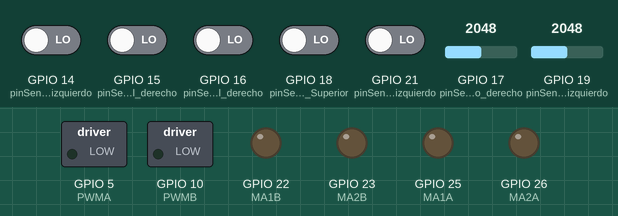
Simulated run of this sketch. Board: ESP32. On the bench: switched loads named in the sketch (green lamp = pin HIGH), output pins drawn as LEDs (lit = HIGH). The inputs (shaded band) are chosen by the test bench; at power-on: GPIO 14 (pinSensor_Lateral_izquierdo), GPIO 15 (pinSensor_Lateral_derecho), GPIO 16 (pinSensor_Frontal_derecho), GPIO 18 (pinSensor_Superior), GPIO 21 (pinSensor_Frontal_izquierdo) LOW, GPIO 17 (pinSensor_Piso_derecho) = 2048, GPIO 19 (pinSensor_Piso_izquierdo) = 2048. What the sketch prints to the serial monitor is not drawn.

Above: at 0.1 s.
At 2.16 s:
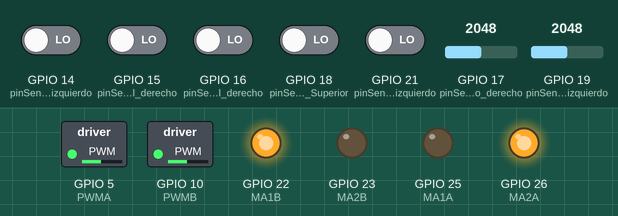
Timing chart, 0 to 3.8 s (numbered marks = the images above):
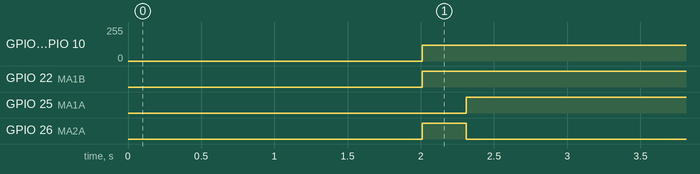

The sketch:

robot_sumo_arduino_backup.ino
```cpp
#include <Arduino.h>

// Declaraciones de funciones
void Detenerse();
void AtaqueEnemigo();
void MoverAdelante();
void Retroceder();
void MoverDerecha();
void MoverIzquierda();
void ProcesarEvento();
int LecturaAnalogicaSensoresPiso(int pinsensor, int numEjemplos);
void LecturaSensores_Piso();
void LecturaSensoresLaterales();
void LecturaSensoresFrontal();

//Sensores de distancia
const int pinSensor_Lateral_derecho = 15;
const int pinSensor_Lateral_izquierdo = 14;

const int pinSensor_Frontal_izquierdo = 21;
const int pinSensor_Frontal_derecho = 16;
const int pinSensor_Superior = 18;

// sensores de piso
const int pinSensor_Piso_derecho = 17;
const int pinSensor_Piso_izquierdo = 19;

//Motor A
const int MA1A = 25;  // Motor A IN1 - GPIO25
const int MA2A = 26;  // Motor A IN2 - GPIO26
const int PWMA = 5;   // PWM Motor A - GPIO5

//Motor B
const int MA1B = 22;  // Motor B IN1 - GPIO22
const int MA2B = 23;  // Motor B IN2 - GPIO23
const int PWMB = 10;  // PWM Motor B - GPIO10


//Variables de velocidad de acciones
const int Velocidad_movimiento_seguir = 160;
const int Velocidad_estandar = 180;
const int Velocidad_normal = 120;
const int Velocidad_maxima = 250;

//Deteccion de enemigos
bool enemigo_delante = false;
bool enemigo_derecha = false;
bool enemigo_izquierda = false;
bool enemigo_superior_izquierda = false;
bool enemigo_superior_derecha = false;

//Deteccion de piso
bool piso_derecho = false;
bool piso_izquierdo = false;

//variables de deteccion de borde del dojo
int Borde_blanco=60;
const int Rango_entre_encerado_y_apagado=20;

//variables para la lectura de sensores de piso
const int Ejemplos=2; // numero de lecturas
const unsigned long Tiempo_entre_ejemplos=10; // tiempo entre lecturas
unsigned long tiempo_ultima_muestra=0;// tiempo de la ultima muestra

//valriables para la dracion de los movimientos
const unsigned long Duracion_movimiento=200;
unsigned long tiempo_inicio_movimiento=0;

//vairbales para debug
int debug_sensor_lateral_derecho=0;
int debug_sensor_lateral_izquierdo=0;

//Eventos donde se realizara los movimientos de det-eccion de borde
bool evento_blanco_derecho = false;
bool evento_blanco_izquierdo = false;
bool evento_blanco_ambos = false;

//eventos de deteccion de enemigos
bool evento_enemigo_derecha = false;
bool evento_enemigo_izquierda = false;
bool evento_enemigo_frontal = false;
bool evento_enemigo_frontal_derecha = false;
bool evento_enemigo_frontal_izquierda = false;
bool prev_colision_derecha_lateral = false;
bool prev_colision_izquierda_lateral = false;
bool prev_colision_frontal_derecho = false;
bool prev_colision_frontal_izquierdo = false;
bool prev_colision_frontal_superior = false;
unsigned long tiempo_ultimo_evento_enemigo_lateral_derecha = 0;
unsigned long tiempo_ultimo_evento_enemigo_lateral_izquierda = 0;
unsigned long tiempo_ultimo_evento_enemigo_frontal_superior = 0;
unsigned long tiempo_ultimo_evento_enemigo_frontal_derecho = 0;
unsigned long tiempo_ultimo_evento_enemigo_frontal_izquierdo = 0;
const unsigned long Tiempo_entre_eventos_enemigos_lateral = 40;
const unsigned long Tiempo_entre_eventos_enemigos_frontal = 40;

//Duraccion de eventos de deteccion de enemigos
const unsigned long Duracion_evento_enemigo_frontal = 300;
const unsigned long Duracion_evento_enemigo_lateral = 200;

//Duracion de eventos de deteccion de borde
const unsigned long Duracion_evento_borde_un_sensor = 300;
const unsigned long Duracion_evento_borde_ambos_sensores = 100;

//Duracion actual de la accion
unsigned long Duracion_actual=0;

// Lectura analogica de sensores de piso
int LecturaAnalogicaSensoresPiso(int pinsensor, int numEjemplos)
{
    long suma=0;
    for(int i=0;i<numEjemplos;i++)
    {
        suma+=analogRead(pinsensor);
           delayMicroseconds(1);
    }
    return (int)(suma / numEjemplos);
}
void Detenerse() {
    // Detener completamente ambos motores
    digitalWrite(MA1A, LOW); digitalWrite(MA2A, LOW);  // Motor A parado
    digitalWrite(MA1B, LOW); digitalWrite(MA2B, LOW);  // Motor B parado
    ledcWrite(0, 0);    // Sin velocidad motor A (canal 0)
    ledcWrite(1, 0);    // Sin velocidad motor B (canal 1)
}

void AtaqueEnemigo() {
    // Avanzar con fuerza para empujar al enemigo
    digitalWrite(MA1A, HIGH); digitalWrite(MA2A, LOW); // Motor A adelante
    digitalWrite(MA1B, HIGH); digitalWrite(MA2B, LOW); // Motor B adelante
    ledcWrite(0, Velocidad_normal);  // Velocidad 120 PWM (canal 0)
    ledcWrite(1, Velocidad_normal);  // Velocidad 120 PWM (canal 1)
}

void MoverAdelante() {
    // Movimiento normal hacia adelante
    digitalWrite(MA1A, HIGH); digitalWrite(MA2A, LOW); // Motor A adelante
    digitalWrite(MA1B, HIGH); digitalWrite(MA2B, LOW); // Motor B adelante
    ledcWrite(0, Velocidad_normal);  // Velocidad 120 PWM (canal 0)
    ledcWrite(1, Velocidad_normal);  // Velocidad 120 PWM (canal 1)
}

void Retroceder() {
    // Retroceder con mayor velocidad para escapar rápidamente
    digitalWrite(MA1A, LOW); digitalWrite(MA2A, HIGH); // Motor A atrás
    digitalWrite(MA1B, LOW); digitalWrite(MA2B, HIGH); // Motor B atrás
    ledcWrite(0, Velocidad_estandar); // Velocidad 180 PWM (canal 0)
    ledcWrite(1, Velocidad_estandar); // Velocidad 180 PWM (canal 1)
}

void MoverDerecha() {
    // Girar a la derecha: motor izquierdo adelante, motor derecho atrás
    digitalWrite(MA1A, HIGH); digitalWrite(MA2A, LOW); // Motor A (izquierdo) adelante
    digitalWrite(MA1B, LOW); digitalWrite(MA2B, HIGH); // Motor B (derecho) atrás
    ledcWrite(0, Velocidad_normal);  // Velocidad 120 PWM (canal 0)
    ledcWrite(1, Velocidad_normal);  // Velocidad 120 PWM (canal 1)
}

void MoverIzquierda() {
    // Girar a la izquierda: motor izquierdo atrás, motor derecho adelante
    digitalWrite(MA1A, LOW); digitalWrite(MA2A, HIGH); // Motor A (izquierdo) atrás
    digitalWrite(MA1B, HIGH); digitalWrite(MA2B, LOW); // Motor B (derecho) adelante
    ledcWrite(0, Velocidad_normal);  // Velocidad 120 PWM (canal 0)
    ledcWrite(1, Velocidad_normal);  // Velocidad 120 PWM (canal 1)
}


// Variables de etapas eliminadas - ya no son necesarias
// Los sensores laterales solo giran, los frontales solo atacan

//control de prioridad de eventos
//control de prioridad
typedef enum
{
    PRIORIDAD_NINGUNA = 0,
    PRIORIDAD_UN_BLANCO = 4,
    PRIORIDAD_AMBOS_BLANCOS = 3,
    PRIORIDAD_Deteccion_FRONTAL = 2,
    PRIORIDAD_Deteccion_LATERAL = 1
} PrioridadEvento;
bool evento_en_proceso = false;
unsigned long tiempo_evento_en_proceso = 0;
PrioridadEvento prioridad_actual = PRIORIDAD_NINGUNA;

void detenerAccion() {
    MoverAdelante();
    evento_en_proceso = false;
    prioridad_actual = PRIORIDAD_NINGUNA;
    Duracion_actual = 0;
}

//Funciones de control de motores
unsigned long obtenerDuracionPorDefecto(PrioridadEvento prio, int lado) {
    (void)lado;
    switch (prio) {
        case PRIORIDAD_Deteccion_LATERAL: return Duracion_evento_enemigo_lateral;
        case PRIORIDAD_AMBOS_BLANCOS: return Duracion_evento_borde_ambos_sensores;
        case PRIORIDAD_UN_BLANCO: return Duracion_evento_borde_un_sensor;
        case PRIORIDAD_Deteccion_FRONTAL: return  Duracion_evento_enemigo_frontal;
        default: return Duracion_movimiento;
    }
}


// Declaracion de funciones donde se procesa y se aplica la logica de eventos

void InicioEvento(PrioridadEvento nuevaPrioridad, int prioridad, long duracion)
{
  evento_en_proceso = true;
  tiempo_evento_en_proceso = millis();
  prioridad_actual = nuevaPrioridad;
  // establecer duración de la accion
  if (duracion > 0) Duracion_actual = (unsigned long)duracion;
  else Duracion_actual = obtenerDuracionPorDefecto(nuevaPrioridad, prioridad);
        if (nuevaPrioridad == PRIORIDAD_Deteccion_LATERAL ) {
        // Sensores laterales
        if (prioridad == 0) {
            // Chocó por derecha > girar derecha para enfrentar al enemigo
            MoverDerecha();
        } else {
            // Chocó por izquierda > girar izquierda para enfrentar al enemigo
            MoverIzquierda();
        }
    }
    else if (nuevaPrioridad == PRIORIDAD_AMBOS_BLANCOS) {
        // Ambos sensores en borde > retroceder y girar para volver al centro
        Retroceder();
        MoverIzquierda();
    }
    else if (nuevaPrioridad == PRIORIDAD_UN_BLANCO) {
        // Un sensor en blanco > apartarse: si derecho detecta -> girar izquierda
        if (prioridad == 0) {
            MoverIzquierda();
        } else if (prioridad == 1) {
            MoverDerecha();
        }
    }
    else if (nuevaPrioridad == PRIORIDAD_Deteccion_FRONTAL) {
        // Sensores frontales
        if (prioridad == 2) {
            // Sensor frontal derecho > girar derecha para seguir al enemigo
            MoverDerecha();
        } else if (prioridad == 3) {
            // Sensor frontal izquierdo > girar izquierda para seguir al enemigo
            MoverIzquierda();
        } else if (prioridad == 4) {
            // Sensor frontal superior > atacar directamente
            AtaqueEnemigo();
        }
    }
}

// Finalizacion de eventos
void FinEvento()
{
  evento_en_proceso = false;
  prioridad_actual = PRIORIDAD_NINGUNA;
}

// Decide la prioridad actual revisando eventos en orden estratégico
PrioridadEvento eventoPrioridadActual(int *lado)
{

    *lado = -2;
    if (evento_blanco_derecho) { *lado = 0; return PRIORIDAD_UN_BLANCO; }
    if (evento_blanco_izquierdo) { *lado = 1; return PRIORIDAD_UN_BLANCO; }
    if (evento_blanco_ambos) { *lado = -1; return PRIORIDAD_AMBOS_BLANCOS; }

    // Sensor frontal superior (mayor prioridad) > atacar
    if (evento_enemigo_frontal) { *lado = 4; return  PRIORIDAD_Deteccion_FRONTAL; }
    // Sensores frontales laterales (menor prioridad) > seguir/perseguir
    if ( evento_enemigo_frontal_derecha) { *lado = 2; return PRIORIDAD_Deteccion_FRONTAL; }
    if (evento_enemigo_frontal_izquierda) { *lado = 3; return PRIORIDAD_Deteccion_FRONTAL; }

    if (evento_enemigo_derecha) { *lado = 0; return PRIORIDAD_Deteccion_LATERAL; }
    if (evento_enemigo_izquierda) { *lado = 1; return PRIORIDAD_Deteccion_LATERAL; }

    return PRIORIDAD_NINGUNA;
}

// Funciones de movimiento
void ProcesarEvento()
{
     // si hay acción en curso, comprobar fin o interrupción
    if ( evento_en_proceso) {
        // Si no estamos en maniobra por etapas, usar la duración normal y preempción
        if (millis() - tiempo_evento_en_proceso >= Duracion_actual) {
            // terminar acción
            MoverAdelante();
            // limpiar eventos ya consumidos
            evento_enemigo_derecha = false;
            evento_enemigo_izquierda = false;
            evento_blanco_ambos = false;
            evento_blanco_derecho = false;
            evento_blanco_izquierdo = false;
            evento_enemigo_frontal_derecha = false;
            evento_enemigo_frontal_izquierda = false;
            evento_enemigo_frontal = false;
            return;
        }
        // comprobar interrupción por evento de mayor prioridad
        int lado;
        PrioridadEvento mas_alta = eventoPrioridadActual(&lado);
        if (mas_alta > prioridad_actual && mas_alta != PRIORIDAD_NINGUNA) {
            // interrumpir acción actual con evento de mayor prioridad
            MoverAdelante();
            InicioEvento(mas_alta, lado, -1);
            // limpiar evento iniciado
            if (mas_alta == PRIORIDAD_Deteccion_LATERAL) {
                if (lado==0)  evento_enemigo_derecha = false;
                else evento_enemigo_izquierda = false;
            } else if (mas_alta == PRIORIDAD_AMBOS_BLANCOS) {
                evento_blanco_ambos = false;
            } else if (mas_alta == PRIORIDAD_UN_BLANCO) {
                if (lado==0) evento_blanco_derecho = false;
                else evento_blanco_izquierdo = false;
            }
        }
        return;
    }


    // si no hay acción activa, iniciar la de mayor prioridad
    int lado;
    PrioridadEvento mas_alta = eventoPrioridadActual(&lado);
    if (mas_alta != PRIORIDAD_NINGUNA) {
        InicioEvento(mas_alta, lado, -1);
        // consumir evento
        if (mas_alta == PRIORIDAD_Deteccion_LATERAL) {
            if (lado==0) evento_enemigo_derecha = false;
            else evento_enemigo_izquierda = false;
        } else if (mas_alta == PRIORIDAD_AMBOS_BLANCOS) {
            evento_blanco_ambos = false;
        } else if (mas_alta == PRIORIDAD_UN_BLANCO) {
            if (lado==0) evento_blanco_derecho = false;
            else evento_blanco_izquierdo = false;
        }
    }
}


//sirve para que se actualice la lectura de los sensores de piso
void LecturaSensores_Piso()
{
     debug_sensor_lateral_derecho = LecturaAnalogicaSensoresPiso(pinSensor_Piso_derecho, Ejemplos);
    debug_sensor_lateral_izquierdo = LecturaAnalogicaSensoresPiso(pinSensor_Piso_izquierdo, Ejemplos);
    int umbral_on = Borde_blanco + Rango_entre_encerado_y_apagado/2;
    int umbral_off = Borde_blanco - Rango_entre_encerado_y_apagado/2;

    bool nueva_derecha = piso_derecho;
    if (!nueva_derecha && debug_sensor_lateral_derecho >= umbral_on) nueva_derecha = true;
    else if (nueva_derecha && debug_sensor_lateral_derecho <= umbral_off) nueva_derecha = false;

    bool nueva_izquierda = piso_izquierdo;
    if (!nueva_izquierda && debug_sensor_lateral_izquierdo >= umbral_on) nueva_izquierda = true;
    else if (nueva_izquierda && debug_sensor_lateral_izquierdo <= umbral_off) nueva_izquierda = false;


    evento_blanco_derecho  = (!piso_derecho && nueva_derecha);
    evento_blanco_izquierdo = (!piso_izquierdo && nueva_izquierda);
    bool previo = (piso_derecho && piso_izquierdo);
    bool nuevo  = (nueva_derecha && nueva_izquierda);
    evento_blanco_ambos = (!previo && nuevo);

    piso_derecho = nueva_derecha;
    piso_izquierdo = nueva_izquierda;

}
void LecturaSensoresLaterales()
{
    bool derecha_Lateral = digitalRead(pinSensor_Lateral_derecho);
    bool izquierda_Lateral = digitalRead(pinSensor_Lateral_izquierdo);

    unsigned long tiempo_actual = millis();

   if (derecha_Lateral && !prev_colision_derecha_lateral && (tiempo_actual - tiempo_ultimo_evento_enemigo_frontal_derecho >= Tiempo_entre_eventos_enemigos_frontal)) {
      evento_enemigo_derecha = true;
        tiempo_ultimo_evento_enemigo_frontal_derecho = tiempo_actual;
        prev_colision_derecha_lateral = true;
    } else if (!derecha_Lateral) {
        prev_colision_derecha_lateral = false;
    }

    if (izquierda_Lateral && !prev_colision_izquierda_lateral && (tiempo_actual - tiempo_ultimo_evento_enemigo_frontal_izquierdo >= Tiempo_entre_eventos_enemigos_frontal)) {
        evento_enemigo_izquierda = true;
        tiempo_ultimo_evento_enemigo_frontal_izquierdo = tiempo_actual;
        prev_colision_izquierda_lateral = true;
    } else if (!izquierda_Lateral) {
        prev_colision_izquierda_lateral = false;
    }


    enemigo_derecha = derecha_Lateral;
    enemigo_izquierda = izquierda_Lateral;

}

void LecturaSensoresFrontal()
{
    bool derecha_frontal = digitalRead(pinSensor_Frontal_derecho);
    bool izquierda_frontal = digitalRead(pinSensor_Frontal_izquierdo);
    bool superior = digitalRead(pinSensor_Superior);
    unsigned long tiempo_actual = millis();

    if (derecha_frontal && !prev_colision_frontal_derecho && (tiempo_actual - tiempo_ultimo_evento_enemigo_frontal_derecho >= Tiempo_entre_eventos_enemigos_frontal)) {
       evento_enemigo_frontal_derecha= true;
        tiempo_ultimo_evento_enemigo_frontal_derecho= tiempo_actual;
        prev_colision_frontal_derecho = true;
    } else if (!derecha_frontal) {
        prev_colision_frontal_derecho = false;
    }

    if (izquierda_frontal && !prev_colision_frontal_izquierdo && (tiempo_actual - tiempo_ultimo_evento_enemigo_frontal_izquierdo >= Tiempo_entre_eventos_enemigos_frontal)) {
        evento_enemigo_frontal_izquierda = true;
        tiempo_ultimo_evento_enemigo_frontal_izquierdo = tiempo_actual;
        prev_colision_frontal_izquierdo = true;
    } else if (!izquierda_frontal) {
        prev_colision_frontal_izquierdo = false;
    }

    if (superior && !prev_colision_frontal_superior && (tiempo_actual - tiempo_ultimo_evento_enemigo_frontal_superior >= Tiempo_entre_eventos_enemigos_frontal)) {
        evento_enemigo_frontal= true;
        tiempo_ultimo_evento_enemigo_frontal_superior = tiempo_actual;
        prev_colision_frontal_superior = true;
    } else if (!superior) {
        prev_colision_frontal_superior = false;
    }

    enemigo_superior_derecha = derecha_frontal;
    enemigo_superior_izquierda = izquierda_frontal;
    enemigo_delante = superior;

}


void setup() {
    // Inicializar comunicación serial para debug
    Serial.begin(115200);
    Serial.println("=== INICIANDO PRUEBA DE SENSORES ESP32 ===");
    Serial.println("Robot Sumo - Verificación de sensores");
    Serial.println("======================================");

    pinMode(pinSensor_Lateral_derecho, INPUT);
    pinMode(pinSensor_Lateral_izquierdo, INPUT);
    pinMode(pinSensor_Frontal_derecho, INPUT);
    pinMode(pinSensor_Frontal_izquierdo, INPUT);
    pinMode(pinSensor_Superior, INPUT);

    pinMode(pinSensor_Piso_derecho, INPUT);
    pinMode(pinSensor_Piso_izquierdo, INPUT);

    // Configurar pines de motores como OUTPUT
    pinMode(MA1A, OUTPUT);
    pinMode(MA2A, OUTPUT);
    pinMode(MA1B, OUTPUT);
    pinMode(MA2B, OUTPUT);

    // Configurar PWM para ESP32
    // Canal 0 para Motor A, Canal 1 para Motor B
    ledcSetup(0, 1000, 8); // Canal 0, 1kHz, 8 bits resolución
    ledcSetup(1, 1000, 8); // Canal 1, 1kHz, 8 bits resolución
    ledcAttachPin(PWMA, 0); // Asociar pin PWMA con canal 0
    ledcAttachPin(PWMB, 1); // Asociar pin PWMB con canal 1

    // Inicializar motores apagados
    digitalWrite(MA1A, LOW);
    digitalWrite(MA2A, LOW);
    digitalWrite(MA1B, LOW);
    digitalWrite(MA2B, LOW);
    ledcWrite(0, 0); // Motor A a 0
    ledcWrite(1, 0); // Motor B a 0

    Serial.println("Configuración completada - Iniciando lectura de sensores...");
    delay(2000);
}

void loop() {


   // Leer sensores de piso cada 10ms para detectar bordes blancos
    unsigned long tiempo_actual = millis();
    if (tiempo_actual - tiempo_ultima_muestra >= Tiempo_entre_ejemplos) {
        tiempo_ultima_muestra = tiempo_actual;
        LecturaSensores_Piso();  // Detectar líneas blancas del dohyo
    }

    // Leer sensores de colisión continuamente
    LecturaSensoresLaterales();  // Detectar contacto por los lados
    LecturaSensoresFrontal();    // Detectar enemigo al frente

    // Procesar eventos y ejecutar estrategias de combate
    ProcesarEvento();
}
```

Measured:
- by itself, GPIO 5 (PWMA), GPIO 10 (PWMB): 0/255 → 120/255 at 2.0 s
- by itself, GPIO 22 (MA1B): LOW → HIGH at 2.0 s
- by itself, GPIO 25 (MA1A): LOW → HIGH at 2.3 s
- by itself, GPIO 26 (MA2A): LOW → HIGH at 2.0 s, → LOW 0.30 s later
